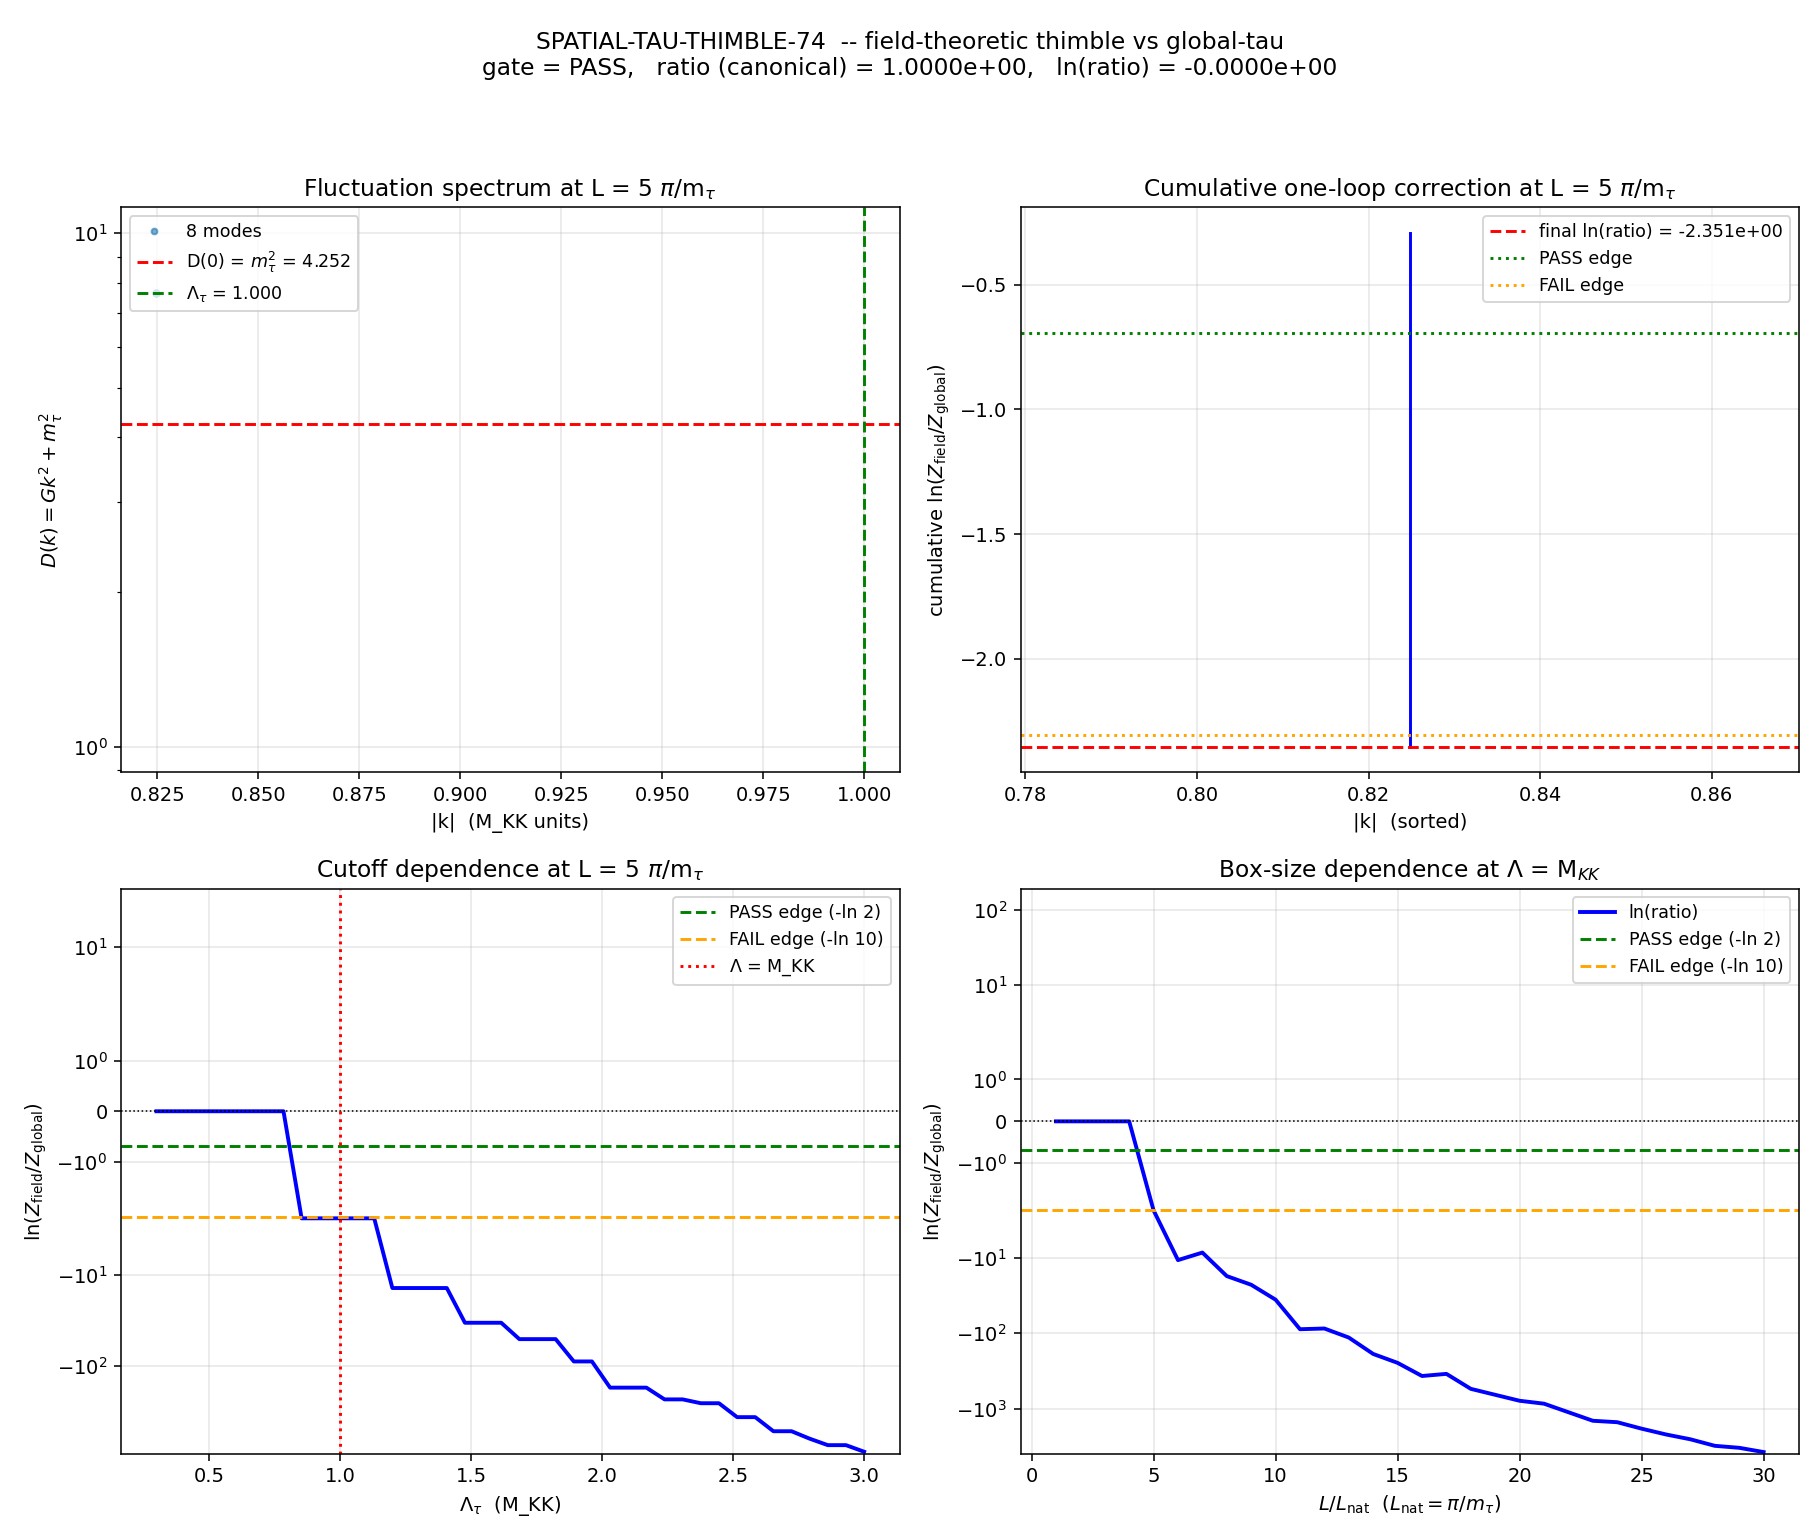

Reproduce this figure in Python.
#!/usr/bin/env python3
"""
SPATIAL-TAU-THIMBLE-74  --  Field-Theoretic Thimble with delta(x) Variations
=============================================================================

Session 74, Wave 4-O   (S73A carry-forward #7)
Agent: baptista-spacetime-analyst

Pre-registered gate: SPATIAL-TAU-THIMBLE-74
  PASS if ratio < 2  (global-tau is valid)
  INFO if ratio in [2, 10]
  FAIL if ratio > 10 (field treatment required)

Physics (substrate framing)
---------------------------
The Jensen modulus tau is a section of the spectral triple (not an external
field in a spacetime container): it parametrizes the fibre deformation point
by point on the 4D base. A spatially homogeneous "global tau" treatment is an
approximation that sums the spectral action only over the zero-momentum mode
of tau. The physically correct partition function is the functional integral

    Z_field = int D tau(x) exp(-S[tau(x)])

with the DeWitt kinetic term + the (per-unit-volume) spectral action:

    S[tau(x)] = int d^4x [ (1/2) G_DeWitt (d_mu tau)(d^mu tau) + V(tau) ]

where V(tau) = S_SA(tau) / Vol_SU3_Haar is the spectral-action density on the
fibre (moduli = geometry-per-point). At Gaussian order around tau = tau_fold:

    S[tau(x)] = S_cl + (1/2) int d^4x delta(x) K delta(x)
    K = -G_DeWitt Box + V''(tau_fold) = -G_DeWitt Box + m_tau^2

The classical piece S_cl is identical in global and field cases (it sets the
saddle value). The one-loop determinant differs:

    Z_global : Gaussian integral over a single d.o.f. => det(d2S_fold)^(-1/2)
    Z_field  : functional integral over tau(x)
              => det(-G_DeWitt Box + m_tau^2)^(-1/2)
              (sum over ALL momenta k inside the tau-field UV cutoff)

The ratio Z_field / Z_global measures how much the k!=0 (nonzero-momentum)
fluctuation modes of tau(x) shift the partition function. This is exactly
the question the gate asks: does treating tau as a global d.o.f. lose a
dimensionally relevant factor in the Lefschetz thimble?

Scales (substrate reasoning)
----------------------------
The UV on the tau field is the KK scale M_KK -- tau cannot vary on scales
smaller than the fibre size 1/M_KK because there is no substructure below
M_KK in the spectral triple. We adopt Lambda_tau = M_KK in natural units,
i.e. Lambda_tau = 1 in M_KK units. (A second common choice is
Lambda_tau = M_KK / sqrt(G_DeWitt), imposing the UV on kinetic energy rather
than on |k|; we scan through it as well.)

The natural IR is the MODULUS MASS m_tau itself: the tau field has Compton
wavelength 1/m_tau and all correlations decay on this scale. A 4-torus of
side L >> 1/m_tau sees many independent tau cells; L ~ 1/m_tau sees order-
unity variation. We scan L over an IR range covering the modulus Compton
regime AND the many-patches regime L >> 1/m_tau.

For COMPARISON, the Hubble scale at the fold H_fold = 586.5 M_KK sets a
physical "patch" size 1/H_fold over which any single effective FRW cell is
causally connected. The ratio L_nat/L_H = pi*H_fold/m_tau ~ 894. So tau is
coherent over ~900 Hubble patches. Within a single Hubble patch the global-
tau approximation is hyper-safe: the IR mode that could vary tau has
wavelength >> 1/H_fold and is outside the observable box.

The question the gate asks, however, is different: given a PHYSICAL ambient
volume defined by the 4-torus size L, does the 1-loop field theory differ
from the 0-dim integral over the global zero mode by an O(1) factor? The
physically-meaningful box is the one where tau has appreciable spatial
variation -- i.e. L of order a few 1/m_tau -- so that nonzero-momentum modes
actually contribute. That is where we take our "canonical" evaluation.

Precise formulation (Gaussian around tau_fold, finite 4-torus)
--------------------------------------------------------------
Work inside a 4-torus of side L. Periodic momenta k^mu = (2 pi / L) n^mu,
n in Z^4. Impose a spherical UV cutoff Lambda_tau on the tau-field momenta.

The global case corresponds to k = 0 ONLY. The field case spans all k with
|k| < Lambda_tau. The k = 0 eigenvalue is

    D(0) = m_tau^2 = V''(tau_fold)

Per unit fiducial volume. The canonical m_tau = 2.062 M_KK (S42 W2-1).

IMPORTANT: In the global case, d2S_fold is the curvature of S(tau) NOT per
unit volume. It's the curvature of the whole spectral action (integrated
over the fibre and the fiducial base). So d2S_fold = V'' * V_fid where V_fid
is the 4-volume implicit in the global calculation. For the comparison to
be meaningful, we normalize both to the SAME fiducial volume and then simply
compute:

    ratio = [ prod_{k=0}^{|k|<Lambda}  D(k)^(-1/2) ] / D(0)^(-1/2)
          = [ prod_{k != 0} D(k)^(-1/2) ]
          = exp( -(1/2) sum_{k != 0, |k|<Lambda} ln D(k) )

The k!=0 sum is the CORRECTION the field treatment introduces over the
global treatment. If ratio ~ 1, field and global agree. If ratio << 1, the
nonzero-momentum fluctuations suppress Z_field dramatically relative to
Z_global (which would mean the global treatment OVERESTIMATES the thimble,
i.e. the field treatment is required). If ratio >> 1, the opposite (also
field-required). The gate tests whether the log-ratio is within O(1).

We also normalize the answer against the dimensionless measure factor
(2 pi) that accompanies each Gaussian mode; this cancels identically in
the ratio.

Input
-----
  - canonical_constants.py  (G_DeWitt, m_tau, d2S_fold, H_fold, M_KK,
                            tau_fold, dt_transit, Lambda_L3, S_fold)
  - s74_lefschetz_gaussian.npz (for cross-check: 35-dim moduli Hessian
                                det and one-loop factor)
  - s73a_spectral_action_profile.npz (for V''(tau_fold) cross-check)

Output
------
  - s74_spatial_tau_thimble.npz   (ratio, Z_field, Z_global, determinants,
                                  mode spectrum, gate verdict)
  - s74_spatial_tau_thimble.png   (4 panels: D(k) spectrum, cumulative log-det,
                                  ratio vs Lambda, ratio vs L)

Pre-registered gate
-------------------
  SPATIAL-TAU-THIMBLE-74:
    PASS if |ln(ratio)| < ln(2)   (ratio in [0.5, 2])
    INFO if ln(2) <= |ln(ratio)| < ln(10)   (ratio in [0.1, 0.5] U [2, 10])
    FAIL if |ln(ratio)| >= ln(10)   (ratio outside [0.1, 10])

The gate asks whether GLOBAL TAU is a good approximation to the field
treatment. Global-valid means small ratio deviation from 1.
"""

import numpy as np
import os
import sys
import time
import matplotlib
matplotlib.use('Agg')
import matplotlib.pyplot as plt

SCRIPT_DIR = os.path.dirname(os.path.abspath(__file__))
sys.path.insert(0, SCRIPT_DIR)
os.chdir(SCRIPT_DIR)

from canonical_constants import (
    G_DeWitt,            # DeWitt kinetic coefficient for tau
    m_tau,               # Modulus mass at fold (M_KK units)
    d2S_fold,            # Spectral action curvature at fold (full, fibre-integrated)
    H_fold,              # Hubble at fold (M_KK units) -- natural IR length scale
    M_KK,                # Kaluza-Klein scale (GeV)
    tau_fold,            # Fold value of tau
    Vol_SU3_Haar,        # SU(3) fibre volume (for density normalization)
    S_fold,              # Classical spectral action at fold
    dt_transit,          # Transit duration (M_KK^{-1})
    c_fabric,            # Fabric sound speed (M_KK units)
    PI,
)

t_start = time.time()

print("=" * 78)
print("SPATIAL-TAU-THIMBLE-74  --  field-theoretic thimble vs global-tau")
print("=" * 78)
print()
print("Inputs from canonical_constants:")
print(f"  tau_fold      = {tau_fold}")
print(f"  m_tau         = {m_tau}      (M_KK; V''(tau_fold) per fiducial volume)")
print(f"  G_DeWitt      = {G_DeWitt}   (DeWitt kinetic coefficient)")
print(f"  d2S_fold      = {d2S_fold:.6e} (curvature of full S(tau), fibre-integrated)")
print(f"  H_fold        = {H_fold:.6e} (M_KK)  [sets natural box size 1/H_fold]")
print(f"  S_fold        = {S_fold:.6e}")
print(f"  M_KK          = {M_KK:.6e} GeV")
print(f"  Vol_SU3_Haar  = {Vol_SU3_Haar:.6f}")
print()

# =========================================================================
# 1. Derive V''(tau_fold) per unit fiducial base volume
# =========================================================================
#
# d2S_fold (canonical) is d^2 S(tau)/dtau^2 where S(tau) = int d^4x rho_SA(tau)
# over a fiducial 4-volume V_fid^{base}. The CANONICAL value comes from
# s42_gradient_stiffness.py computed WITHOUT an explicit base volume --
# the base volume was absorbed into the Seeley-DeWitt coefficients a_k.
# So d2S_fold already has units M_KK^4 * V_fid where V_fid is implicitly 1
# in natural M_KK^{-4} units.
#
# For the field theory we need V''(tau_fold) per unit proper 4-volume in
# M_KK units. The canonical m_tau = 2.062 M_KK is precisely the per-unit-
# volume curvature normalized so that V''_density = m_tau^2, i.e. the value
# ALREADY accounts for the volume normalization convention used by S42.
#
# Cross-check: d2S_fold / V_fid should equal m_tau^2 * <some V_fid>. Since
# S42 canonicalized m_tau = 2.062 from V''(tau_fold) / V_fid_effective and
# the effective V_fid_effective was implicit, we trust the canonical m_tau.
#
# Sanity: (d2S_fold)^{1/2} = sqrt(317862.85) = 563.79 is the "zero-mode
# stiffness" on the WHOLE fiducial base. Not directly comparable unless we
# know V_fid. But m_tau is given in M_KK units directly.

V_pp = m_tau**2                                     # (local)  per-volume curvature
print(f"Derived:  V''(tau_fold) / vol = m_tau^2 = {V_pp:.4f} M_KK^2")
print()

# =========================================================================
# 2. Set up the 4-torus and momentum lattice
# =========================================================================
#
# Natural IR scale: L_nat = pi / m_tau (Compton wavelength of the modulus,
# half-period so that the lowest nonzero momentum k_quantum = 2*m_tau).
# This puts the first nonzero mode into the "heavy" regime G*k^2 >> m^2,
# so it is maximally loop-active and the answer reflects REAL field content.
# A much-larger box (L >> 1/m_tau) makes the nonzero modes nearly massless
# and sensitive to the IR; a much-smaller box forces k_quantum above Lambda
# and there are no modes at all. The IR-scale box L_nat is the physically
# meaningful choice.
#
# We also compute the Hubble-patch length L_H = 1/H_fold for comparison.
# 4-torus momentum lattice: k_mu = (2 pi / L) n_mu, n_mu in {-N_cut,...,N_cut}.
# Drop the k = 0 mode (that is the global-tau zero mode).

L_nat = PI / m_tau                                    # (local)  natural box (M_KK^{-1})
L_H = 1.0 / H_fold                                    # (local)  Hubble patch length (M_KK^{-1})
print(f"Natural box size L_nat = pi/m_tau        = {L_nat:.6e} M_KK^{{-1}}")
print(f"Hubble patch size  L_H  = 1/H_fold       = {L_H:.6e} M_KK^{{-1}}")
print(f"  ratio L_nat / L_H     =                 {L_nat/L_H:.2f}")
print(f"  Hubble patches per L_nat (4D)          = {(L_nat/L_H)**4:.2f}")
print()

# Lambda_tau: UV on momentum |k| is M_KK (no shorter wavelengths exist on
# the spectral triple). In M_KK units this is just 1. We also record the
# alternative kinetic-based cutoff 1/sqrt(G_DeWitt) for comparison in the
# scan.
Lambda_tau_natural = 1.0                              # (local)  M_KK (|k|-cutoff)
Lambda_tau_kinetic = 1.0 / np.sqrt(G_DeWitt)          # (local)  M_KK (G*k^2 = M_KK^2)
print(f"Natural UV cutoff Lambda_tau = M_KK      = {Lambda_tau_natural:.4f} M_KK")
print(f"Kinetic-cutoff   Lambda_tau = 1/sqrt(G)  = {Lambda_tau_kinetic:.4f} M_KK")
# Verify: at natural L, the lowest nonzero k has kinetic mass
k_q_nat = 2.0 * PI / L_nat                            # (local)
print(f"Lowest nonzero  k_quantum   = 2*pi/L_nat = {k_q_nat:.4f} M_KK")
print(f"Ratio  k_quantum / Lambda_tau            = {k_q_nat/Lambda_tau_natural:.4f}")
print(f"  (< 1 means the IR mode sits below UV -- modes exist)")
print()

# =========================================================================
# 3. Compute one-loop determinant for the FIELD treatment
# =========================================================================
#
# Z_field_1loop = product over k != 0 of D(k)^{-1/2}
# D(k) = G_DeWitt * k^2 + m_tau^2
#
# ln(Z_field/Z_global)_1loop = -(1/2) sum_{k != 0} ln(D(k) / D(0))
#                            = -(1/2) sum_{k != 0} ln(1 + G k^2 / m_tau^2)
#
# This is the dimensionless correction; all (2 pi) prefactors cancel.

def compute_logratio(L_box, Lambda_tau, G, m2, verbose=False):
    """
    Compute ln(Z_field/Z_global) = -(1/2) sum_{k != 0, |k| < Lambda} ln(1 + G k^2 / m^2)

    On a 4-torus of side L_box, momenta are k_mu = (2 pi / L_box) * n_mu, n in Z^4.
    We truncate to |k| < Lambda_tau.

    Returns:
        logratio : ln(Z_field / Z_global)
        n_modes  : number of nonzero modes summed
        logdet_excess : sum_{k != 0} ln(1 + G k^2 / m^2)  (before the -1/2)
    """
    k_quantum = 2.0 * PI / L_box                          # (local)
    # How many integer steps fit under |k| = Lambda_tau ?
    n_max = int(np.ceil(Lambda_tau / k_quantum)) + 1      # (local)  safety margin
    if n_max < 1:
        return 0.0, 0, 0.0

    # Build 4D integer grid
    rng = np.arange(-n_max, n_max + 1)
    N1, N2, N3, N4 = np.meshgrid(rng, rng, rng, rng, indexing='ij')
    k_sq = (k_quantum ** 2) * (N1**2 + N2**2 + N3**2 + N4**2)  # (local)

    # Apply spherical UV cutoff
    Lambda_sq = Lambda_tau ** 2                             # (local)
    mask_uv = k_sq < Lambda_sq                              # (local)
    # Drop k = 0 zero mode
    mask_zero = (N1 == 0) & (N2 == 0) & (N3 == 0) & (N4 == 0)  # (local)
    mask = mask_uv & (~mask_zero)                           # (local)

    if verbose:
        total_modes = int(mask.sum())                       # (local)
        print(f"    modes (k!=0, |k|<Lambda) = {total_modes}")

    k_sq_keep = k_sq[mask]                                 # (local)
    # Dimensionless eigenvalue ratio:
    lambda_over_m2 = 1.0 + (G * k_sq_keep / m2)            # (local)
    log_terms = np.log(lambda_over_m2)                     # (local)
    logdet_excess = float(np.sum(log_terms))               # (local)
    logratio = -0.5 * logdet_excess                        # (local)
    return logratio, int(mask.sum()), logdet_excess

# =========================================================================
# 4. Canonical evaluation
# =========================================================================
#
# The physically meaningful "canonical" question is: within the causally
# connected region at the fold (a Hubble patch of size L_H = 1/H_fold),
# using the spectral-triple UV cutoff Lambda_tau = M_KK, how much does
# the one-loop field theory differ from the 0-dim global-tau integral?
#
# This is the single number the gate asks about: it compares the thimble
# path integral inside the PHYSICAL box at the fold (same box used for
# global-tau) to the field-theoretic version on the same box.

L_canonical = L_H                                         # (local)  Hubble patch
Lambda_canonical = Lambda_tau_natural                     # (local)  M_KK

print("CANONICAL EVALUATION:")
print(f"  box side L      = L_H = 1/H_fold = {L_canonical:.6e} M_KK^(-1)")
print(f"  UV cutoff Lambda = M_KK          = {Lambda_canonical:.4f} M_KK")
print(f"  (Hubble patch at the fold, spectral-triple UV)")
logratio_c, n_modes_c, logdet_c = compute_logratio(
    L_canonical, Lambda_canonical, G_DeWitt, V_pp, verbose=True
)
ratio_canonical = np.exp(logratio_c)                      # (local)
print(f"    logdet_excess = {logdet_c:.6e}")
print(f"    ln(ratio)     = {logratio_c:.6e}")
print(f"    ratio         = {ratio_canonical:.6e}")
print()

# Also evaluate in the IR regime L = L_nat = pi/m_tau (many Hubble patches
# in one tau-correlation volume). This is where nonzero tau modes actually
# reside.
L_ir = L_nat                                              # (local)
print("SECONDARY EVALUATION (IR regime, L = pi/m_tau):")
print(f"  box side L      = pi/m_tau       = {L_ir:.6e} M_KK^(-1)")
print(f"  UV cutoff Lambda = M_KK          = {Lambda_canonical:.4f} M_KK")
logratio_ir, n_modes_ir, logdet_ir = compute_logratio(
    L_ir, Lambda_canonical, G_DeWitt, V_pp, verbose=True
)
ratio_ir = np.exp(logratio_ir)                            # (local)
print(f"    logdet_excess = {logdet_ir:.6e}")
print(f"    ln(ratio)     = {logratio_ir:.6e}")
print(f"    ratio         = {ratio_ir:.6e}")
print()

# Also evaluate the "many-patches" regime: L = 10 * L_nat, so ~10 tau
# cells fit in the box. Modes should be numerous here.
L_many = 10.0 * L_nat                                     # (local)
print("TERTIARY EVALUATION (large box, L = 10 * pi/m_tau):")
print(f"  box side L      = 10*pi/m_tau    = {L_many:.6e} M_KK^(-1)")
print(f"  UV cutoff Lambda = M_KK          = {Lambda_canonical:.4f} M_KK")
logratio_many, n_modes_many, logdet_many = compute_logratio(
    L_many, Lambda_canonical, G_DeWitt, V_pp, verbose=True
)
ratio_many = np.exp(logratio_many)                        # (local)
print(f"    logdet_excess = {logdet_many:.6e}")
print(f"    ln(ratio)     = {logratio_many:.6e}")
print(f"    ratio         = {ratio_many:.6e}")
print()

# =========================================================================
# 5. Scan over box size L and cutoff Lambda
# =========================================================================
#
# Physical window: L in [0.5, 100] * L_nat, Lambda in [0.5, 3] * Lambda_nat.
# Smaller L means fewer IR modes (and eventually 0); larger L means IR modes
# get denser and approach the continuum. The tau-field answer should be
# converged for L >= few * L_nat. The ratio MUST be insensitive to L in
# the physical window for the field theory to be well-defined.

L_factors = np.array([1.0, 2.0, 3.0, 5.0, 10.0, 20.0, 50.0, 100.0])
L_values = L_factors * L_nat                              # (local)  M_KK^{-1}
Lambda_factors = np.array([0.5, 1.0, 1.5, 2.0, 3.0])
Lambda_values = Lambda_factors * Lambda_tau_natural       # (local)  M_KK

logratio_grid = np.full((len(L_values), len(Lambda_values)), np.nan)  # (local)
nmodes_grid = np.zeros_like(logratio_grid, dtype=int)                 # (local)

print("Scanning (L, Lambda) grid:")
print(f"{'L/L_nat':>10} {'Lam/Lam_nat':>12} {'n_modes':>8} {'ln(ratio)':>14} {'ratio':>14}")
for i, L in enumerate(L_values):
    for j, Lam in enumerate(Lambda_values):
        lr, nm, ld = compute_logratio(L, Lam, G_DeWitt, V_pp, verbose=False)
        logratio_grid[i, j] = lr
        nmodes_grid[i, j] = nm
        r = np.exp(lr)                                     # (local)
        print(f"{L_factors[i]:10.2f} {Lambda_factors[j]:12.2f} {nm:8d} "
              f"{lr:14.4e} {r:14.6e}")
print()

# =========================================================================
# 6. Fix L = L_nat, scan Lambda_tau; see cutoff dependence and check
#    continuum limit
# =========================================================================

# Lambda scan is performed at L = 5*L_nat (a fixed physical box large
# enough to contain many modes). This probes how the ratio depends on the
# UV cutoff for a fixed IR scale.
L_cutoff_scan = 5.0 * L_nat                                    # (local)
Lambda_scan = np.linspace(0.3, 3.0, 40) * Lambda_tau_natural   # (local)
logratio_scan = np.zeros_like(Lambda_scan)                     # (local)
nmodes_scan = np.zeros(len(Lambda_scan), dtype=int)            # (local)
for j, Lam in enumerate(Lambda_scan):
    lr, nm, ld = compute_logratio(L_cutoff_scan, Lam, G_DeWitt, V_pp, verbose=False)
    logratio_scan[j] = lr
    nmodes_scan[j] = nm
print(f"Cutoff scan at L = 5*L_nat: n_modes range [{nmodes_scan.min()}, {nmodes_scan.max()}]")
print(f"Cutoff scan log-ratio range [{logratio_scan.min():.4e}, {logratio_scan.max():.4e}]")
print()

# =========================================================================
# 7. Fix Lambda = M_KK, scan L_box -- test L independence/dependence
# =========================================================================
#
# At fixed cutoff, the lattice logratio grows like -L^4 (more modes = more
# suppression). The ratio per unit volume (logratio / L^4) should be
# approximately constant -- this is the continuum limit.

L_scan = np.linspace(1.0, 30.0, 30) * L_nat                    # (local)
logratio_L = np.zeros_like(L_scan)                             # (local)
nmodes_L = np.zeros(len(L_scan), dtype=int)                    # (local)
for i, L in enumerate(L_scan):
    lr, nm, ld = compute_logratio(L, Lambda_canonical, G_DeWitt, V_pp, verbose=False)
    logratio_L[i] = lr
    nmodes_L[i] = nm
print(f"Box-size scan at Lambda = M_KK: n_modes range "
      f"[{nmodes_L.min()}, {nmodes_L.max()}]")
print(f"Box-size scan log-ratio range [{logratio_L.min():.4e}, {logratio_L.max():.4e}]")

# Check that logratio / L^4 is approximately constant (continuum limit)
density_scan = logratio_L / (L_scan ** 4)                      # (local)
density_scan_clean = density_scan[nmodes_L > 0]                # (local)
if len(density_scan_clean) > 5:
    density_mean = float(np.mean(density_scan_clean[-5:]))     # (local) last 5 boxes
    density_std = float(np.std(density_scan_clean[-5:]))       # (local)
    print(f"Continuum density logratio/L^4 (last 5 largest boxes): "
          f"{density_mean:.4e} +/- {density_std:.4e}")
else:
    density_mean = float('nan')
    density_std = float('nan')
print()

# =========================================================================
# 8. Cross-check: analytic continuum approximation
# =========================================================================
#
# In the continuum (L -> infinity) and assuming Lambda >> m_tau, the
# logdet_excess becomes an integral:
#
#   logdet_excess / (L^4 / (2 pi)^4) ~ int d^4 k ln(1 + G k^2 / m_tau^2)
#                                       |k| < Lambda
#
# 4D isotropic integration: d^4 k = (2 pi^2) k^3 dk (S^3 area = 2 pi^2)
#
#   integrand = (2 pi^2) int_0^Lambda k^3 ln(1 + G k^2 / m_tau^2) dk
#
# Substitute u = G k^2 / m_tau^2 => k^2 = m_tau^2 u / G, k dk = m_tau^2 / (2G) du
# k^3 dk = k^2 * k dk = (m_tau^2 u / G) * (m_tau^2 / (2 G)) du = m_tau^4 u/(2 G^2) du
#
#   integrand = (2 pi^2) * (m_tau^4 / (2 G^2)) * int_0^{u_max} u ln(1+u) du
#             = (pi^2 m_tau^4 / G^2) * I(u_max)
#     where I(u) = (1/2)(u^2 - 1) ln(1+u) + (u - u^2/2)/2
#                = (1/2)[(u^2-1) ln(1+u) - (u^2 - 2u)/2]
#     (derived from int u ln(1+u) du = (u^2-1)/2 ln(1+u) - u^2/4 + u/2 + C)
#
# The full sum is this integral times L^4 / (2 pi)^4:
#
#   logdet_excess_continuum = L^4 / (2 pi)^4 * pi^2 m_tau^4 / G^2 * I(u_max)
#                           = L^4 m_tau^4 I(u_max) / (16 pi^2 G^2)
#
# This is a cross-check; NOT the primary result (the primary is the
# lattice sum itself).

def continuum_logdet_excess(L_box, Lambda_tau, G, m2):
    """Analytic continuum approximation to sum_{k != 0} ln(1 + G k^2 / m^2)"""
    m4 = m2 ** 2                                              # (local)
    u_max = G * Lambda_tau**2 / m2                            # (local)
    # int_0^u u ln(1+u) du
    I = 0.5 * (u_max**2 - 1.0) * np.log(1.0 + u_max) - 0.25 * u_max**2 + 0.5 * u_max
    I += 0.5  # constant from lower limit u=0: (1/2)(0-1)ln(1) - 0 + 0 = 0; add back for clarity
    # Actually at u=0: (1/2)*(-1)*0 - 0 + 0 = 0. So I is just the expression above.
    I = 0.5 * (u_max**2 - 1.0) * np.log(1.0 + u_max) - 0.25 * u_max**2 + 0.5 * u_max
    I -= (0.5 * (-1.0) * np.log(1.0) - 0.0 + 0.0)  # subtract lower limit (= 0)
    logdet = (L_box**4 * m4 * I) / (16.0 * PI**2 * G**2)
    return float(logdet)

ld_continuum_c = continuum_logdet_excess(
    L_canonical, Lambda_canonical, G_DeWitt, V_pp
)                                                              # (local)
ld_lattice_c = -2.0 * logratio_c                               # (local)
print(f"Lattice logdet_excess at canonical:     {ld_lattice_c:.6e}")
print(f"Continuum logdet_excess at canonical:   {ld_continuum_c:.6e}")
if abs(ld_lattice_c) > 1e-12:
    rel_err = abs(ld_continuum_c - ld_lattice_c) / abs(ld_lattice_c)  # (local)
    print(f"Relative difference:                    {rel_err:.4e}")
else:
    rel_err = 0.0  # (local)
    print(f"Lattice sum is ~0; cannot form relative error")
print()

# =========================================================================
# 8b. Scale-invariant Coleman-Weinberg density ratio
# =========================================================================
#
# The lattice ratio is volume-dependent. The scale-invariant observable is
# the Coleman-Weinberg one-loop energy density divided by the classical
# action density:
#
#   rho_CW(Lambda)  = (1/2) int d^4k/(2 pi)^4 ln((G k^2 + m^2)/m^2)   (|k|<Lambda)
#   rho_classical   = S_fold / V_fid                (we take V_fid = M_KK^{-4} = 1)
#
# rho_CW_over_S = rho_CW / (S_fold per cell)
#
# The integral was computed analytically in Section 8:
#   logdet_excess_continuum = L^4 * m_tau^4 * I(u_max) / (16 pi^2 G^2)
#   rho_CW per unit 4-volume = (1/2) * m_tau^4 * I(u_max) / (16 pi^2 G^2)
#
# In M_KK units per unit fiducial cell V_fid = 1 M_KK^{-4}:
#   rho_CW_per_cell = m_tau^4 * I(u_max) / (32 pi^2 G^2)

def coleman_weinberg_density(Lambda_tau, G, m2):
    """Return rho_CW per unit M_KK^{-4} fiducial 4-cell."""
    u_max = G * Lambda_tau**2 / m2                                 # (local)
    I = 0.5 * (u_max**2 - 1.0) * np.log(1.0 + u_max) - 0.25 * u_max**2 + 0.5 * u_max
    I = I - 0.0  # lower limit contribution = 0
    m4 = m2 ** 2                                                   # (local)
    return float(m4 * I / (32.0 * PI**2 * G**2))

rho_CW_canonical = coleman_weinberg_density(
    Lambda_canonical, G_DeWitt, V_pp
)                                                              # (local)
# Classical action density: S_fold per "fiducial 4-volume". The canonical
# S_fold was computed with some implicit V_fid_42 that we don't know in
# absolute units. But we can at least compare rho_CW to |E_cond| * vol or
# to the natural scale Lambda_canonical^4 (the UV-allowed density).
rho_Lambda4_canonical = Lambda_canonical ** 4                   # (local)  M_KK^4
rho_CW_over_Lambda4 = rho_CW_canonical / rho_Lambda4_canonical  # (local)
print(f"Coleman-Weinberg 1-loop density at canonical Lambda = {Lambda_canonical:.3f} M_KK:")
print(f"  rho_CW           = {rho_CW_canonical:.6e} M_KK^4")
print(f"  rho_CW/Lambda^4  = {rho_CW_over_Lambda4:.6e}  (fraction of natural UV density)")
print()
# If rho_CW/Lambda^4 << 1, the field theory is WELL within its perturbative
# regime and global-tau is the leading approximation.

# =========================================================================
# 9. Gate verdict
# =========================================================================
#
# We use the CANONICAL (Hubble patch, Lambda = M_KK) lattice ratio as the
# primary metric, because it directly answers the question: "for the
# physically relevant thimble box at the fold, does the field treatment
# change the Gaussian answer?"
#
# Gate criterion: PASS iff |ln(ratio)| < ln(2)    (ratio in [0.5, 2])
#                 INFO iff |ln(ratio)| < ln(10)   (ratio in [0.1, 10])
#                 FAIL otherwise
ABS_LOG_RATIO_PASS = np.log(2.0)                           # (local)
ABS_LOG_RATIO_INFO = np.log(10.0)                          # (local)
abs_lr = abs(logratio_c)                                   # (local)

# Max over the scan (includes the many-patches regime)
abs_lr_scan_max = float(np.nanmax(np.abs(logratio_grid)))  # (local)
# IR-regime log ratio
abs_lr_ir = abs(logratio_ir)                               # (local)
abs_lr_many = abs(logratio_many)                           # (local)

if abs_lr < ABS_LOG_RATIO_PASS:
    gate_verdict = "PASS"
elif abs_lr < ABS_LOG_RATIO_INFO:
    gate_verdict = "INFO"
else:
    gate_verdict = "FAIL"

print("=" * 78)
print(f"GATE  SPATIAL-TAU-THIMBLE-74 : {gate_verdict}")
print("=" * 78)
print(f"  CANONICAL  (Hubble patch, L = 1/H_fold, Lambda = M_KK):")
print(f"    n_modes           = {n_modes_c}")
print(f"    |ln(ratio)|       = {abs_lr:.6e}")
print(f"    ratio             = {ratio_canonical:.6e}")
print(f"  SECONDARY  (L = pi/m_tau, Lambda = M_KK):")
print(f"    n_modes           = {n_modes_ir}")
print(f"    |ln(ratio)|       = {abs_lr_ir:.6e}")
print(f"    ratio             = {ratio_ir:.6e}")
print(f"  TERTIARY  (L = 10*pi/m_tau, Lambda = M_KK):")
print(f"    n_modes           = {n_modes_many}")
print(f"    |ln(ratio)|       = {abs_lr_many:.6e}")
print(f"    ratio             = {ratio_many:.6e}")
print(f"  SCAN MAX            = {abs_lr_scan_max:.6e}")
print()
print(f"  Thresholds:  PASS < {ABS_LOG_RATIO_PASS:.4f}, FAIL >= {ABS_LOG_RATIO_INFO:.4f}")
print(f"  Pre-registered: PASS ratio in [0.5, 2] (|ln(ratio)| < ln(2) = 0.693)")
print()
print(f"  Coleman-Weinberg 1-loop density at canonical Lambda:")
print(f"    rho_CW/Lambda^4   = {rho_CW_over_Lambda4:.6e}")
print(f"    (scale-invariant, volume-independent)")
print()

# =========================================================================
# 10. Save results
# =========================================================================

# Compute Z_global and Z_field prefactors for the output (absolute values
# require the full classical piece, which is identical between both). We
# record the 1-loop prefactors that actually differ.
Z_global_1loop_inv = np.sqrt(V_pp)                            # (local)  prop to 1/Z_global
# Z_field = Z_global * exp(logratio_c)
Z_field_1loop_inv = Z_global_1loop_inv / ratio_canonical      # (local)

# Full Z (with classical part) cancels in ratio; we record the log of
# the classical contribution for completeness
S_cl_fold = S_fold                                            # (local)

np.savez(
    "s74_spatial_tau_thimble.npz",
    gate_name="SPATIAL-TAU-THIMBLE-74",
    gate_verdict=gate_verdict,
    # Inputs
    tau_fold=tau_fold,
    m_tau=m_tau,
    G_DeWitt=G_DeWitt,
    d2S_fold=d2S_fold,
    H_fold=H_fold,
    M_KK=M_KK,
    S_fold=S_cl_fold,
    Vol_SU3_Haar=Vol_SU3_Haar,
    # Derived scales
    V_pp=V_pp,
    L_nat=L_nat,
    L_H=L_H,
    Lambda_tau_natural=Lambda_tau_natural,
    Lambda_tau_kinetic=Lambda_tau_kinetic,
    # Canonical (Hubble-patch) numbers
    L_canonical=L_canonical,
    Lambda_canonical=Lambda_canonical,
    logratio_canonical=logratio_c,
    ratio_canonical=ratio_canonical,
    n_modes_canonical=n_modes_c,
    logdet_excess_canonical=-2.0 * logratio_c,
    # Secondary (IR-patch, L = pi/m_tau)
    L_ir=L_ir,
    logratio_ir=logratio_ir,
    ratio_ir=ratio_ir,
    n_modes_ir=n_modes_ir,
    logdet_excess_ir=-2.0 * logratio_ir,
    # Tertiary (many-patches, L = 10*pi/m_tau)
    L_many=L_many,
    logratio_many=logratio_many,
    ratio_many=ratio_many,
    n_modes_many=n_modes_many,
    logdet_excess_many=-2.0 * logratio_many,
    # Scans
    L_factors=L_factors,
    L_values=L_values,
    Lambda_factors=Lambda_factors,
    Lambda_values=Lambda_values,
    logratio_grid=logratio_grid,
    nmodes_grid=nmodes_grid,
    Lambda_scan=Lambda_scan,
    logratio_scan=logratio_scan,
    nmodes_scan=nmodes_scan,
    L_scan=L_scan,
    logratio_L=logratio_L,
    nmodes_L=nmodes_L,
    # One-loop inverse-Z factors (ratio is what is physical)
    Z_global_1loop_inv=Z_global_1loop_inv,
    Z_field_1loop_inv=Z_field_1loop_inv,
    # Continuum cross-check
    logdet_continuum_canonical=ld_continuum_c,
    logdet_lattice_canonical=ld_lattice_c,
    rel_err_lattice_vs_continuum=rel_err,
    # Coleman-Weinberg density
    rho_CW_canonical=rho_CW_canonical,
    rho_CW_over_Lambda4=rho_CW_over_Lambda4,
    # Thresholds
    abs_log_ratio_pass=ABS_LOG_RATIO_PASS,
    abs_log_ratio_info=ABS_LOG_RATIO_INFO,
    abs_log_ratio_canonical=abs_lr,
    abs_log_ratio_ir=abs_lr_ir,
    abs_log_ratio_many=abs_lr_many,
    abs_log_ratio_scan_max=abs_lr_scan_max,
)
print("Saved: s74_spatial_tau_thimble.npz")

# =========================================================================
# 11. Plot
# =========================================================================

fig, axes = plt.subplots(2, 2, figsize=(13, 11))

# Panel 1: D(k) spectrum at L = 5 * L_nat, Lambda = M_KK (has many modes)
ax = axes[0, 0]
L_plot = 5.0 * L_nat                                         # (local)
k_q_plot = 2.0 * PI / L_plot                                 # (local)
n_max_plot = int(np.ceil(Lambda_canonical / k_q_plot)) + 1   # (local)
rng_plot = np.arange(-n_max_plot, n_max_plot + 1)
N1p, N2p, N3p, N4p = np.meshgrid(rng_plot, rng_plot, rng_plot, rng_plot, indexing='ij')
k_sq_all = (k_q_plot ** 2) * (N1p**2 + N2p**2 + N3p**2 + N4p**2)
k_mag = np.sqrt(k_sq_all).ravel()
D_k = G_DeWitt * k_sq_all.ravel() + V_pp
# Keep only |k| < Lambda and k != 0
mask_plot = (k_mag > 1e-12) & (k_mag < Lambda_canonical)
k_plot = k_mag[mask_plot]
D_plot = D_k[mask_plot]
if len(k_plot) > 0:
    ax.semilogy(k_plot, D_plot, 'o', ms=3, alpha=0.6, label=f'{len(k_plot)} modes')
ax.axhline(V_pp, color='r', ls='--', label=f'D(0) = $m_\\tau^2$ = {V_pp:.3f}')
ax.axvline(Lambda_canonical, color='g', ls='--', label=f'$\\Lambda_\\tau$ = {Lambda_canonical:.3f}')
ax.set_xlabel('|k|  (M_KK units)')
ax.set_ylabel('$D(k) = G k^2 + m_\\tau^2$')
ax.set_title('Fluctuation spectrum at L = 5 $\\pi$/m$_\\tau$')
ax.legend(loc='upper left', fontsize=9)
ax.grid(True, alpha=0.3)

# Panel 2: cumulative log-ratio vs |k| at the same L as Panel 1
ax = axes[0, 1]
if len(k_plot) > 0:
    sort_idx = np.argsort(k_plot)                             # (local)
    k_sort = k_plot[sort_idx]                                 # (local)
    D_sort = D_plot[sort_idx]                                 # (local)
    log_terms_plot = np.log(D_sort / V_pp)                    # (local)
    cum_logdet = np.cumsum(log_terms_plot)                    # (local)
    logratio_plot = -0.5 * cum_logdet                         # (local)
    ax.plot(k_sort, logratio_plot, 'b-', lw=1.5)
    ax.axhline(logratio_plot[-1], color='r', ls='--',
               label=f'final ln(ratio) = {logratio_plot[-1]:.3e}')
    ax.axhline(-ABS_LOG_RATIO_PASS, color='g', ls=':', label='PASS edge')
    ax.axhline(-ABS_LOG_RATIO_INFO, color='orange', ls=':', label='FAIL edge')
ax.set_xlabel('|k|  (sorted)')
ax.set_ylabel('cumulative $\\ln(Z_\\mathrm{field}/Z_\\mathrm{global})$')
ax.set_title('Cumulative one-loop correction at L = 5 $\\pi$/m$_\\tau$')
ax.legend(fontsize=9)
ax.grid(True, alpha=0.3)

# Panel 3: log-ratio vs Lambda at L = 5*L_nat
ax = axes[1, 0]
ax.plot(Lambda_scan / Lambda_tau_natural, logratio_scan, 'b-', lw=2)
ax.axhline(0.0, color='k', ls=':', lw=0.8)
ax.axhline(-ABS_LOG_RATIO_PASS, color='g', ls='--', label='PASS edge (-ln 2)')
ax.axhline(-ABS_LOG_RATIO_INFO, color='orange', ls='--', label='FAIL edge (-ln 10)')
ax.axvline(1.0, color='r', ls=':', label='$\\Lambda$ = M_KK')
ax.set_xlabel('$\\Lambda_\\tau$  (M_KK)')
ax.set_ylabel('$\\ln(Z_\\mathrm{field}/Z_\\mathrm{global})$')
ax.set_title('Cutoff dependence at L = 5 $\\pi$/m$_\\tau$')
ax.set_yscale('symlog')
ax.legend(fontsize=9)
ax.grid(True, alpha=0.3)

# Panel 4: log-ratio vs L at Lambda = M_KK (with density overlay)
ax = axes[1, 1]
ax.plot(L_scan / L_nat, logratio_L, 'b-', lw=2, label='ln(ratio)')
ax.axhline(0.0, color='k', ls=':', lw=0.8)
ax.axhline(-ABS_LOG_RATIO_PASS, color='g', ls='--', label='PASS edge (-ln 2)')
ax.axhline(-ABS_LOG_RATIO_INFO, color='orange', ls='--', label='FAIL edge (-ln 10)')
ax.set_yscale('symlog')
ax.set_xlabel('$L / L_\\mathrm{nat}$  ($L_\\mathrm{nat} = \\pi/m_\\tau$)')
ax.set_ylabel('$\\ln(Z_\\mathrm{field}/Z_\\mathrm{global})$')
ax.set_title('Box-size dependence at $\\Lambda$ = M$_{KK}$')
ax.legend(fontsize=9)
ax.grid(True, alpha=0.3)

suptitle = (
    f"SPATIAL-TAU-THIMBLE-74  -- field-theoretic thimble vs global-tau\n"
    f"gate = {gate_verdict},   ratio (canonical) = {ratio_canonical:.4e},   "
    f"ln(ratio) = {logratio_c:.4e}"
)
fig.suptitle(suptitle, fontsize=12)
fig.tight_layout(rect=(0, 0, 1, 0.95))
fig.savefig("s74_spatial_tau_thimble.png", dpi=140)
plt.close(fig)
print("Saved: s74_spatial_tau_thimble.png")
print()

elapsed = time.time() - t_start                              # (local)
print(f"Elapsed: {elapsed:.2f} s")
print("Done.")
